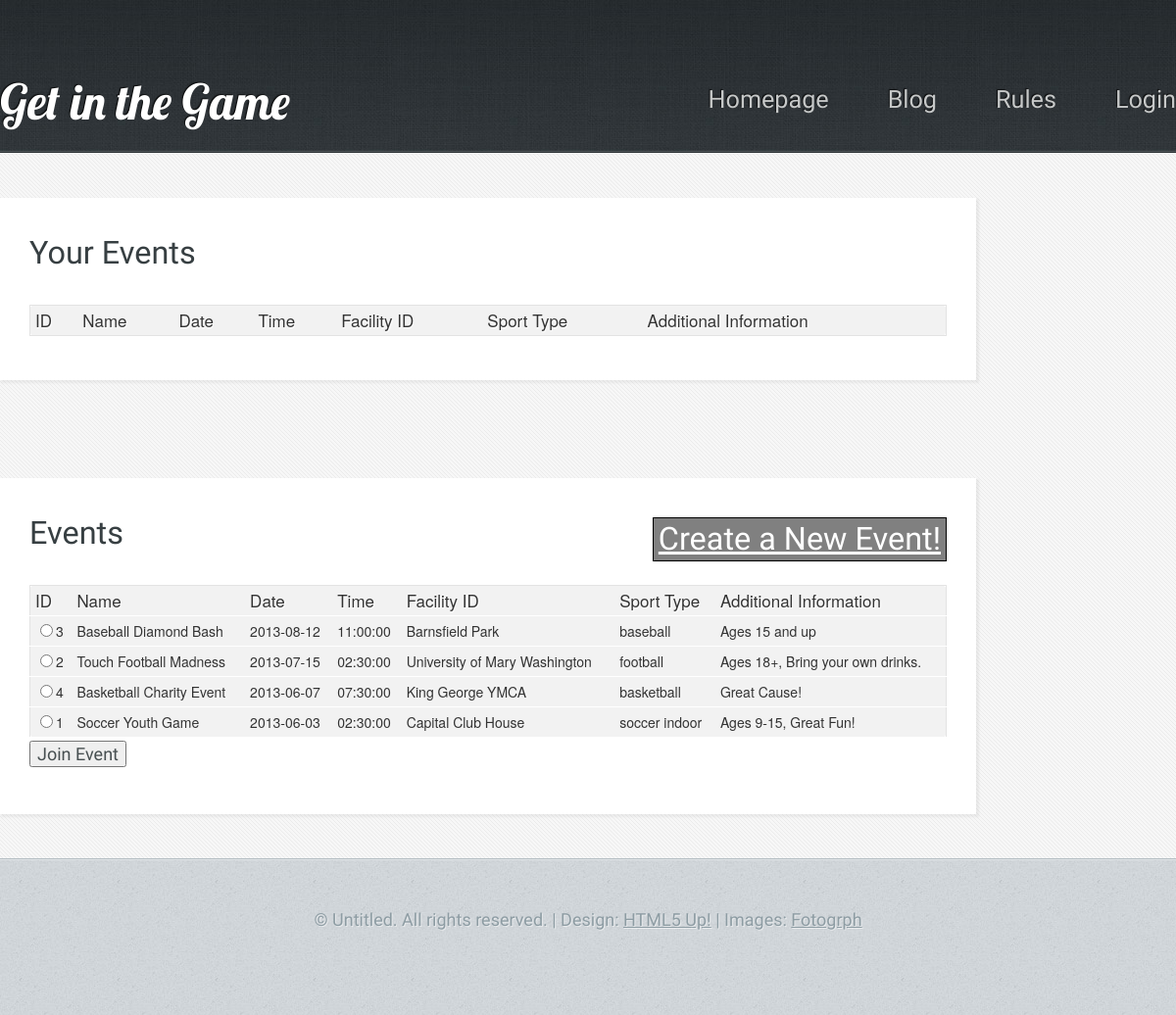
Page /joinevent.php on the committed database.
### tables this page shows
CREATE TABLE IF NOT EXISTS events (
	event_id INT(11) NOT NULL AUTO_INCREMENT,
	name VARCHAR(30) NOT NULL,
	event_date DATE NOT NULL,
	event_time TIME NOT NULL,
	fac_id INT(11) NOT NULL,
	sport_name VARCHAR(20) NOT NULL,
	ad BLOB,
	zip VARCHAR(5) NOT NULL,
	CONSTRAINT facilities_fac_id_fk FOREIGN KEY (fac_id) REFERENCES facilities(fac_id),
	CONSTRAINT sports_sport_name_fk FOREIGN KEY (sport_name) REFERENCES sports(sport_name),
	PRIMARY KEY (event_id)
);

CREATE TABLE IF NOT EXISTS facilities (
	fac_id INT(11) NOT NULL AUTO_INCREMENT,
	name VARCHAR(30) NOT NULL,
	street_address VARCHAR(45) NOT NULL,
	fac_zip VARCHAR(5) NOT NULL,
	CONSTRAINT us_zip_zip_fk FOREIGN KEY (fac_zip) REFERENCES us_zips(zip),
	PRIMARY KEY (fac_id)
);

### joinevent.php (the view, shortened to what this page needs)
<!DOCTYPE HTML>
<?php include 'php/session_start_loggedin.php';?>
<html>
	<head>
	</head>
	<body class="subpage">
			<div id="header-wrapper">
				<header id="header" class="5grid-layout">
					<div class="row">
						<div class="10u">
							<?php include 'php/menu.php'; ?>
						</div>
					</div>
				</header>
			</div>
			<div id="content-wrapper">
				<div id="content">
					<div class="5grid-layout">
						<div class="row">
							<div class="10u">
									<?php include 'php/db_connect.php'; ?>
									<section>
										<header>
											<h2>Your Events</h2>
										</header>
											<?php
												function load_events($db, $your_query, $isYourEvents) {
													echo "<table id='table-2'>";
													echo "<tr><th>ID</th><th>Name</th><th>Date</th><th>Time</th><th>Facility ID</th><th>Sport Type</th><th>Additional Information</th></tr>";
													$result = mysqli_query($db, $your_query) or die("Error Querying Database for events from joinevent.php");
													while($row = mysqli_fetch_array($result)) {
														$event_id = $row['event_id'];
														$event_name = $row['name'];
														$event_date = $row['event_date'];
														$event_time = $row['event_time'];
														$event_fac_id = $row['fname'];
														$event_sport_type = $row['sport_name'];
														$event_ad = $row['ad'];
														if (!$isYourEvents) { $radio = "<input type='radio' name='jevent' value='$event_id' />"; }
														else { $radio = ""; }
														echo "<tr><td>$radio$event_id</td><td>$event_name</td><td>$event_date</td><td>$event_time</td><td>$event_fac_id</td><td>$event_sport_type</td><td>$event_ad</td></tr>";
													}
													echo "</table>";
												}
												$query = "SELECT e.*, f.name as fname FROM events as e natural join jevents as j left join facilities as f on (e.fac_id = f.fac_id) where username='$s_username' ORDER BY event_date DESC";
												load_events($db, $query, TRUE);
											?>
									</section>
									<section>
										<header>
											<h2>Events <a href="event.php" style="float:right; border:1px solid black; background-color: gray; color: white; padding:5px; display:inline-block;">Create a New Event!</a></h2>
										</header>
										<form method = "post" action = "joinevent.php" enctype="multipart/form-data">
											<?php
												$query = "SELECT e.*, f.name as fname FROM events as e left join facilities as f on (e.fac_id = f.fac_id) ORDER BY event_date DESC";
												load_events($db, $query, FALSE);
											?>
											<tr><td><input type="submit" name="join_event" value="Join Event" /></td><td>&nbsp;</td></tr>
										</form>
									</section>
							</div>
						</div>
					</div>
				</div>
			</div>
			<div id="copyright">
				&copy; Untitled. All rights reserved. | Design: <a href="http://html5up.net">HTML5 Up!</a> | Images: <a href="http://fotogrph.com">Fotogrph</a>
			</div>
	</body>
</html>

### css/5grid/core.css (style rules this page uses)
html, body, div, span, applet, object, iframe, h1, h2, h3, h4, h5, h6, p, blockquote, pre, a, abbr, acronym, address, big, cite, code, del, dfn, em, img, ins, kbd, q, s, samp, small, strike, strong, sub, sup, tt, var, b, u, i, center, dl, dt, dd, ol, ul, li, fieldset, form, label, legend, table, caption, tbody, tfoot, thead, tr, th, td, article, aside, canvas, details, embed, figure, figcaption, footer, header, hgroup, menu, nav, output, ruby, section, summary, time, mark, audio, video { margin: 0; padding: 0; border: 0; font-size: 100%; font: inherit; vertical-align: baseline; }
article, aside, details, figcaption, figure, footer, header, hgroup, menu, nav, section { display: block; }
body { line-height: 1; }
table { border-collapse: collapse; border-spacing: 0; }
.\35 grid .\31 0u { width: 83%; }
.\35 grid .\31 u, .\35 grid .\32 u, .\35 grid .\33 u, .\35 grid .\34 u, .\35 grid .\35 u, .\35 grid .\36 u, .\35 grid .\37 u, .\35 grid .\38 u, .\35 grid .\39 u, .\35 grid .\31 0u, .\35 grid .\31 1u, .\35 grid .\31 2u { margin: 1% 0 1% 2%; float: left; }
.\35 grid:after { content: ''; display: block; clear: both; height: 0; }

### css/style.css (style rules this page uses)
body { background: #D4D9DD url('images/bg03.jpg'); }
body, input, textarea, select { color: #474f51; font-size: 13.5pt; font-family: 'Yanone Kaffeesatz'; line-height: 1.85em; font-weight: 300; }
a { text-decoration: underline; }
section > :last-child, .last-child { margin-bottom: 0 !important; }
#table-2 { border: 1px solid #e3e3e3; background-color: #f2f2f2; width: 100%; border-radius: 6px; -webkit-border-radius: 6px; -moz-border-radius: 6px; }
#table-2 td, #table-2 th { padding: 5px; color: #333; }
#table-2 th { font-family: 'Helvetica Neue', Helvetica, Arial, sans-serif; font-size: 17px; line-height: 20px; font-style: normal; font-weight: normal; text-align: left; text-shadow: white 1px 1px 1px; }
#table-2 td { line-height: 20px; font-family: 'Helvetica Neue', Helvetica, Arial, sans-serif; font-size: 14px; border-bottom: 1px solid #fff; border-top: 1px solid #fff; }

### css/5grid/core-desktop.css (style rules this page uses)
.\35 grid .row:after { content: ''; display: block; clear: both; height: 0; }
.\35 grid .row > :first-child { margin-left: 0; }
.\35 grid .row:first-child > * { margin-top: 0; }
.\35 grid .row:last-child > * { margin-bottom: 0; }

### css/style-desktop.css (style rules this page uses)
section:last-child { margin-bottom: 0 !important; }
#header-wrapper { background: #3B4346 url('images/bg01.jpg'); border-bottom: solid 1px #272d30; box-shadow: inset 0px -1px 0px 0px #51575a; text-shadow: -1px -1px 1px rgba(0,0,0,0.75); }
.subpage #header-wrapper { height: 155px; }
#content-wrapper { background: #f7f7f7 url('images/bg04.png'); border-top: solid 1px #fff; padding: 45px 0 45px 0; }
#header { min-height: 155px; position: relative; }
#content section { background: #fff; padding: 40px 30px 45px 30px; box-shadow: 2px 2px 2px 1px rgba(128,128,128,0.1); margin: 0 0 10% 0; }
#content h2 { font-size: 1.8em; color: #373f42; margin: 0 0 0.25em 0; }
#content a { color: #ED391B; }
#content header { margin: 0 0 2em 0; }
#copyright { border-top: solid 1px #b5bec3; box-shadow: inset 0px 1px 0px 0px #e0e4e7; text-align: center; padding: 45px 0 80px 0; color: #8d9ca3; text-shadow: 1px 1px 0px rgba(255,255,255,0.5); }
#copyright a { color: #8d9ca3; }

### css/5grid/core-1200px.css (style rules this page uses)
.\35 grid-layout { width: 1200px; margin: 0 auto; }

### rows in the picture
events: event_id "3", name "Baseball Diamond Bash", event_date "2013-08-12", event_time "11:00:00", fac.name "Barnsfield Park", sport_name "baseball", ad "Ages 15 and up"
events: event_id "2", name "Touch Football Madness", event_date "2013-07-15", event_time "02:30:00", fac.name "University of Mary Washington", sport_name "football", ad "Ages 18+, Bring your own drinks."
events: event_id "4", name "Basketball Charity Event", event_date "2013-06-07", event_time "07:30:00", fac.name "King George YMCA", sport_name "basketball", ad "Great Cause!"
events: event_id "1", name "Soccer Youth Game", event_date "2013-06-03", event_time "02:30:00", fac.name "Capital Club House", sport_name "soccer indoor", ad "Ages 9-15, Great Fun!"
